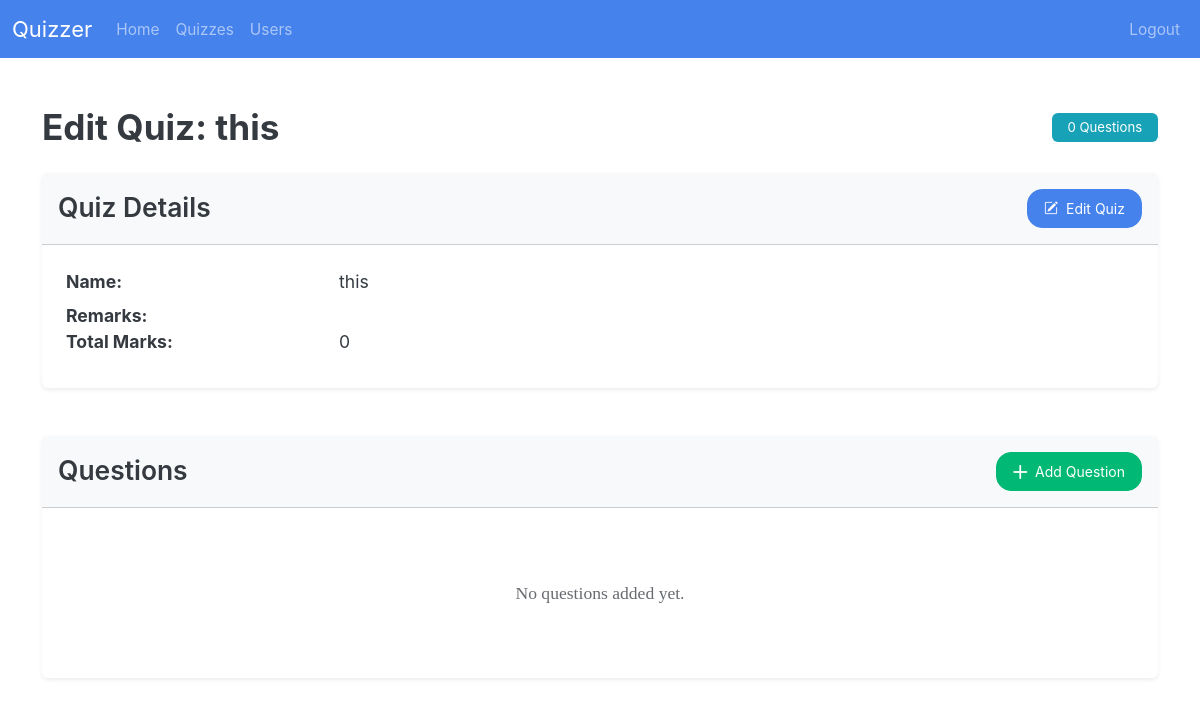
Page /admin/quiz/4 (signed in) on the earlier database version.
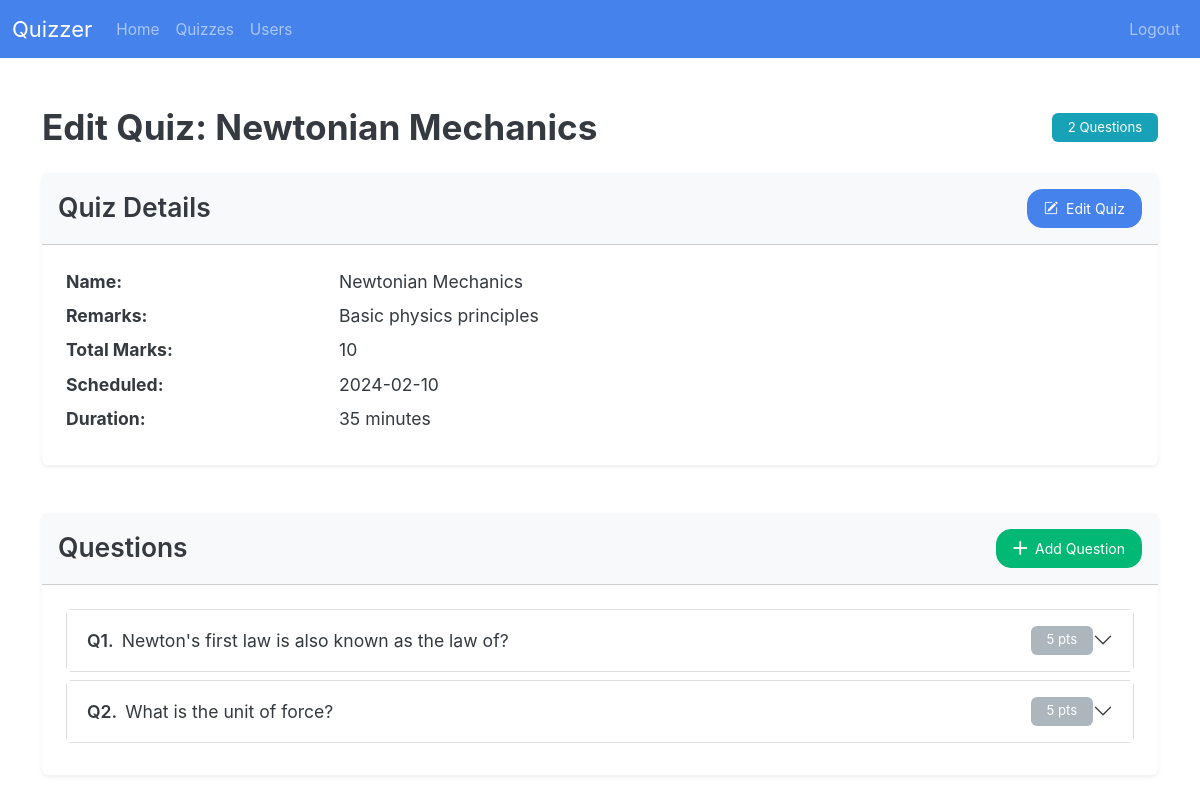
Same page on the later database version.
### models/models.py (models this page shows)
class Quiz(db.Model):
    __tablename__ = "quiz"
    quiz_id: Mapped[id_pk]
    quiz_name: Mapped[str]
    chapter_id: Mapped[int]
    subject_id: Mapped[int]
    date: Mapped[Optional[date]]
    duration: Mapped[Optional[int]]  # minutes? hopefully
    remarks: Mapped[str]
    total_marks: Mapped[int] = mapped_column(default=0)
    questions: Mapped[List["Question"]] = relationship(
        back_populates="quiz", cascade="all,delete-orphan"
    )
    quiz_attempts: Mapped[List["QuizAttempt"]] = relationship(
        back_populates="quiz", cascade="all,delete-orphan"
    )
    chapter: Mapped["Chapter"] = relationship(back_populates="quizzes") # maybe change this
    __table_args__ = (
        ForeignKeyConstraint(
            ['subject_id', 'chapter_id'],  # Composite foreign key
            ['chapter.subject_id', 'chapter.chapter_id']
        ),
    )

class Question(db.Model):
    __tablename__ = "question"
    quiz_id: Mapped[int] = mapped_column(ForeignKey("quiz.quiz_id"))
    question_id: Mapped[id_pk]
    text: Mapped[str]
    marks: Mapped[int]
    quiz: Mapped["Quiz"] = relationship(back_populates="questions")
    options: Mapped[List["Option"]] = relationship(
        back_populates="question", cascade="all,delete-orphan"
    )
    is_msq: Mapped[bool] = mapped_column(default=False)

### routes/admin_routes.py (the view, shortened to what this page needs)
@admin_bp.route("quiz/<int:quiz_id>", methods=["GET", "POST"])
def edit_quiz(quiz_id):
    quiz = select_quiz(quiz_id)
    if not quiz:
        return jsonify({"errors":[f"quiz with quiz_id {quiz_id} not found"]}),404
    return render_template(
        "admin/quiz.html",
        quiz=quiz,
        quiz_form=QuizForm(),
        question_form=QuestionForm(),
        edit_question_form=editQuestionForm(),
    )

### app.py (called while the page is built)
@app.template_global()
def is_active(page_name):
    return "active" if request.endpoint == page_name else ""

### routes/__init__.py (called while the page is built)
def init_login_manager(app):
    login_manager = LoginManager()
    login_manager.init_app(app)
    login_manager.login_view = "auth.login"  # goes to the login() function in auth_bp
    @login_manager.user_loader
    def load_user(user_id):
        return db.session.scalar(select(User).where(User.user_id == user_id))

### routes/admin_routes.py (called while the page is built)
@admin_bp.before_request
def require_admin():
    if not current_user.is_authenticated or current_user.username != "admin":
        return current_app.login_manager.unauthorized()

### utils/db_utils.py (called while the page is built)
def select_quiz(quiz_id):
    return db.session.scalar(select(Quiz).where(Quiz.quiz_id == quiz_id))

### templates/admin/quiz.html (shortened to what this page needs)
{% extends "base.html" %}  {% block body %} {% include "admin/nav.html" %}
<div class="container py-5">
  <div class="d-flex justify-content-between align-items-center mb-4">
    <h2 class="mb-0 fw-bold">Edit Quiz: {{ quiz.quiz_name }}</h2>
    <span class="badge bg-info">{{ quiz.questions|length }} Questions</span>
  </div>
  <div class="card shadow-sm mb-5 border-0">
    <div
      class="card-header bg-light py-3 d-flex justify-content-between align-items-center"
    >
      <h4 class="mb-0 fw-semibold">Quiz Details</h4>
      <button
        class="btn btn-primary btn px-3"
        data-bs-toggle="modal"
        data-bs-target="#editQuizModal"
        data-bs-tooltip="tooltip"
        title="Edit quiz details"
        onclick='updateModalFormAction(
                "{{ url_for("admin.edit_quiz", quiz_id=quiz.quiz_id) }}",
                "editQuizModal",
                {{
                  {
                  "quiz_name": quiz.quiz_name,
                  "remarks": quiz.remarks,
                  "date": quiz.date.isoformat() if quiz.date else 0,
                  "duration": quiz.duration  if quiz.duration else "",
                  }
                }}
              )'
      >
        <i class="bi bi-pencil-square me-1"></i> Edit Quiz
      </button>
    </div>
    <div class="card-body p-4">
      <dl class="row mb-0">
        <dt class="col-sm-3">Name:</dt>
        <dd class="col-sm-9">{{ quiz.quiz_name }}</dd>
        <dt class="col-sm-3">Remarks:</dt>
        <dd class="col-sm-9">{{ quiz.remarks }}</dd>
        <dt class="col-sm-3">Total Marks:</dt>
        <dd class="col-sm-9">{{ quiz.total_marks}}</dd>
        {% if quiz.date %}
        <dt class="col-sm-3">Scheduled:</dt>
        <dd class="col-sm-9">{{ quiz.date }}</dd>
        {% endif %} {% if quiz.duration %}
        <dt class="col-sm-3">Duration:</dt>
        <dd class="col-sm-9">{{ quiz.duration }} minutes</dd>
        {% endif %}
      </dl>
    </div>
  </div>
  <div class="card shadow-sm border-0">
    <div
      class="card-header bg-light py-3 d-flex justify-content-between align-items-center"
    >
      <h4 class="mb-0 fw-semibold">Questions</h4>
      <button
        class="btn btn-success btn px-3"
        data-bs-toggle="modal"
        data-bs-target="#createQuestionModal"
        data-bs-tooltip="tooltip"
        title="Add new question"
      >
        <i class="bi bi-plus-lg me-1"></i> Add Question
      </button>
    </div>
    <div class="card-body p-4">
      {% if quiz.questions %}
      <div class="accordion accordion-flush" id="questionsAccordion">
        {% for question in quiz.questions %}
        <div class="accordion-item border mb-2 rounded">
          <h2 class="accordion-header" id="heading{{ question.question_id }}">
            <button
              class="accordion-button collapsed py-3"
              type="button"
              data-bs-toggle="collapse"
              data-bs-target="#collapse{{ question.question_id }}"
              aria-expanded="false"
              aria-controls="collapse{{ question.question_id }}"
            >
              <div class="d-flex align-items-center gap-2 w-100">
                <span class="fw-semibold">Q{{ loop.index }}.</span>
                <span class="flex-grow-1">{{ question.text }}</span>
                <span class="badge bg-secondary">{{ question.marks }} pts</span>
              </div>
            </button>
          </h2>
        </div>
        {% endfor %}
      </div>
      {% else %}
      <div class="text-center py-5">
        <p class="text-muted mb-0">No questions added yet.</p>
      </div>
      {% endif %}
    </div>
  </div>
</div>
{% import "macros.html" as macros %} {{ macros.modal_form("editQuizModal", "Edit
edit_question_form) }} {% endblock %}

Differences in the rows shown:
changed Quiz: quiz_name "this" → "Newtonian Mechanics"; remarks (not shown) → "Basic physics principles"; total_marks "0" → "10"; date (not shown) → "2024-02-10"; duration (not shown) → "35"
now on this page (row edited): Question: text "Newton's first law is also known as the law of?", marks "5"
now on this page (row edited): Question: text "What is the unit of force?", marks "5"
Other differences:
{{ quiz.questions|length }}: "0" → "2"
text no longer shown: "No questions added yet."
text now shown: "Scheduled: Duration: minutes"
